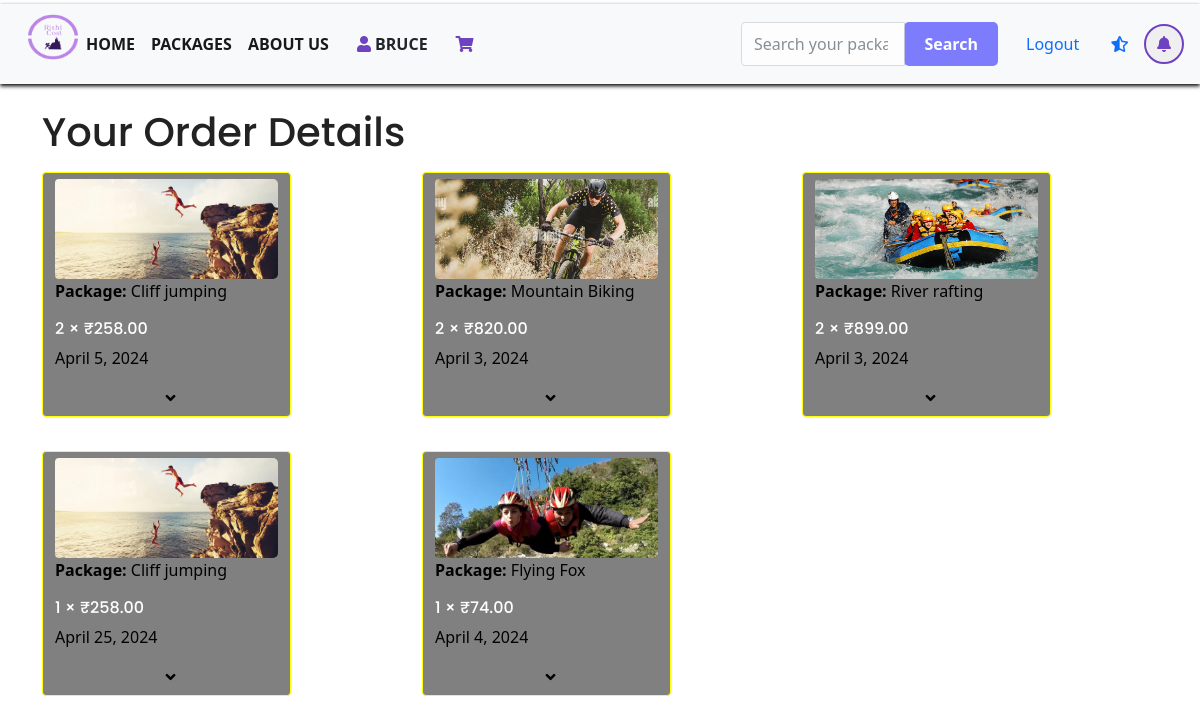
Screenshot of /cart/orderview (signed in) with the database file from the repository.
### cart/models.py (models this page shows, shortened)
class Order(models.Model):
    package = models.ForeignKey(AdventurePackage, on_delete=models.CASCADE)
    user = models.ForeignKey(User, on_delete=models.CASCADE)
    no_of_persons = models.IntegerField()
    address = models.TextField(max_length=200)
    phone = models.CharField(max_length=200)
    order_status = models.CharField(max_length=30, default="pending")
    is_completed = models.BooleanField(default=False)
    selected_date = models.DateField()
    date_added = models.DateTimeField(auto_now=True)
    def accommodation_subtotal(self):
        if self.package.accommodation_price_per_person:
            return self.no_of_persons * self.package.accommodation_price_per_person
        else:
            return 0
    def subtotal(self):
        return self.no_of_persons * self.package.price
    def total(self):
        return self.subtotal() + self.accommodation_subtotal()

### app1/models.py (models this page shows, shortened)
class AdventurePackage(models.Model):
    name = models.CharField(max_length=100)
    description = models.TextField()
    price = models.DecimalField(max_digits=10, decimal_places=2)
    image = models.ImageField(upload_to='adventure_package_images/')
    image1 = models.ImageField(upload_to='adventure_package_images/')
    location = models.CharField(max_length=100, null=True, blank=True)
    accommodation_price_per_person = models.DecimalField(max_digits=10, decimal_places=2, null=True,
                                                         blank=True)  # Add this line

### cart/views.py (the view)
# urls.py: path('orderview',views.order_view,name="orderview"),
def order_view(request):
    user = request.user
    o = Order.objects.filter(user=user)
    return render(request,'cart/order_view.html', {'o': o,'u':user.username})

### cart/context_processors.py (called while the page is built)
def menu_links(request):
    user = request.user
    context = {}
    if user.is_authenticated:
        orders = Order.objects.filter(user=user)
        user_has_rated = set(Rating.objects.filter(user=user, has_rated=True).values_list('package__id', flat=True))
        for order in orders:
            order.user_has_rated = order.package_id in user_has_rated
        context['orders'] = orders
        user_ratings = Rating.objects.filter(user=user)
        context['user_ratings'] = user_ratings
    return context

### templates/cart/order_view.html (shortened to what this page needs)
<!DOCTYPE html>
{% extends 'base.html' %}
{% load static %}
{% block content %}
<link rel="stylesheet" href="https://cdnjs.cloudflare.com/ajax/libs/font-awesome/5.15.4/css/all.min.css">
<div class="container">
    <h1 class="mt-4 mb-3">Your Order Details</h1>
    <div class="row">
        {% for order in o %}
        <div class="col-md-4">
            <div class="mb-4">
                <button class="btn btn-custom" type="button" data-bs-toggle="collapse" data-bs-target="#collapseDetails{{ order.id }}" aria-expanded="false" aria-controls="collapseDetails{{ order.id }}">
                    <div class="row">
                        <div class="col-md-12">
                            <img src="{{ order.package.image.url }}" class="img-fluid img-custom rounded-start" alt="Package Image">
                        </div>
                    </div>
                    <div class="row">
                        <div class="col-md-12">
                            <div style="text-align: left;">
                                <p><strong>Package:</strong> {{ order.package.name }}</p>
                                <h6>{{ order.no_of_persons }} × ₹{{ order.package.price }}</h6>
                                <p>{{ order.selected_date }}</p>
                            </div>
                        </div>
                    </div>
                </button>
            </div>
        </div>
        {% endfor %}
    </div>
</div>
{% endblock %}

### templates/base.html (shortened to what this page needs)
<!DOCTYPE html>
<html lang="en">
{% load static %}
<head>
    <link href="https://cdn.jsdelivr.net/npm/bootstrap@5.0.2/dist/css/bootstrap.min.css" rel="stylesheet">
    <link rel="stylesheet" href="{% static 'assests/mycss/style.css' %}">
         <link href="https://cdn.jsdelivr.net/npm/bootstrap@5.0.2/dist/css/bootstrap.min.css" rel="stylesheet">
    <link href="https://cdn.jsdelivr.net/npm/bootstrap@5.0.0-beta1/dist/css/bootstrap.min.css" rel="stylesheet">
    <link rel="stylesheet" href="https://cdnjs.cloudflare.com/ajax/libs/font-awesome/5.15.3/css/all.min.css">
 <link href="https://cdn.jsdelivr.net/npm/bootstrap-icons@1.8.1/font/bootstrap-icons.css" rel="stylesheet">
    <link href="https://unpkg.com/aos@2.3.1/dist/aos.css" rel="stylesheet">
			<link rel="stylesheet" href="{% static 'assests/css/linearicons.css' %}">
			<link rel="stylesheet" href="{% static 'assests/css/font-awesome.min.css' %}">
			<link rel="stylesheet" href="{% static 'assests/css/bootstrap.css' %}">
			<link rel="stylesheet" href="{% static 'assests/css/magnific-popup.css' %}">
			<link rel="stylesheet" href="{% static 'assests/css/animate.min.css' %}">
			<link rel="stylesheet" href="{% static 'assests/css/owl.carousel.css' %}">
			<link rel="stylesheet" href="{% static 'assests/css/main.css' %}">
		 <link href="https://cdn.jsdelivr.net/npm/bootstrap@5.0.2/dist/css/bootstrap.min.css" rel="stylesheet">
    <link rel="stylesheet" href="https://cdnjs.cloudflare.com/ajax/libs/font-awesome/6.4.2/css/all.min.css" />
</head>
<body>
<header>
    <nav class="navbar navbar-expand-lg navbar-light bg-light mt-1" style=" box-shadow: 0 2px 4px rgba(0, 0, 0, 4.1);" >
        <div class="container-fluid" >
            <div class="collapse navbar-collapse" id="navbarSupportedContent">
                <ul class="navbar-nav me-auto mb-2 mb-lg-0">
                     <li class="nav-item">
                         <img src="{% static 'images/rc.png' %}" alt="Your Logo" width="50" height="50">
                    </li>
                    <li class="nav-item">
                        <a class="nav-link active" aria-current="page" href="{% url 'app1:home' %}">Home</a>
                    </li>
                     <li class="nav-item">
                        <a class="nav-link active" aria-current="page" href="{% url 'app1:packages' %}">Packages</a>
                    </li>
                     <li class="nav-item">
                        <a class="nav-link active" aria-current="page" href="{% url 'app1:about' %}">About Us</a>
                    </li>
                        {% if user.is_authenticated %}
                    <a><i class="fas fa-user" style="color: #6f42c1;"> </i> {{ user.first_name }}</a>
                    <a class="nav-link" href="{% url 'cart:cart_view' %}">
                        <i class="fas fa-shopping-cart" style="color: #6f42c1;"></i>
                    </a>
                        {% endif %}
        </div>
                    <form class="form-inline" method="POST" action="{% url 'search:searchresult' %}">
      <div class="input-group">
        <input class="form-control" type="search" name="q" placeholder="Search your packages" aria-label="Search">
        <div class="input-group-append">
          <button class="attractive-btn" type="submit">Search</button>
        </div>
      </div>
      </form>
            </div>
                        {% if user.is_authenticated %}
                         <a class="nav-item">
                        <a class="nav-link active" aria-current="page" href="{% url 'UserAuthentication:logout' %}">Logout</a>
                    </a>
                        {% endif %}
                    <a class="nav-link" href="{% url 'app1:review' %}">
                        <i class="fas fa-star-half-alt thank-you-icon-review"></i>
                    </a>
        <div>
 <button style="color:#6f42c1;border-radius: 50%; width: 40px; height: 40px; border: 2px solid #6f42c1;"
         type="button" data-bs-toggle="offcanvas" data-bs-target="#offcanvasRight"
         aria-controls="offcanvasRight" >
        <i class="fas fa-bell"></i>
    </button>
</div>
    </nav>
</header>
{% block content %}
{% endblock %}
</body>
</html>

### static/assests/mycss/style.css (style rules this page uses)
body { background-color: #E3F5FD; color: #333; font-family: 'Arial', sans-serif; font-size: 16px; line-height: 1.6; margin: 0; padding-bottom: 70px; }
.navbar { box-shadow: 0 2px 4px rgba(0, 0, 0, 4.1); }
.form-control { background-color: transparent; border: 1px solid transparent; border-radius: 5px; padding: 8px; width: 100%; box-sizing: border-box; }
.form-control { background-color: rgba(0, 255, 0, 0.5); border: 1px solid rgba(0, 255, 255, 0.5); width: 100%; padding: 8px; margin-bottom: 10px; border: 1px solid #ccc; border-radius: 3px; opacity: .8; }
.attractive-btn { background-color: rgba(2, 0, 255, 0.5); border: none; border-radius: 5px; padding: 10px 20px; color: #fff; font-weight: bold; cursor: pointer; transition: background-color 0.3s; animation: light-travel 2s infinite; }

### static/assests/css/main.css (style rules this page uses)
body { color: #777777; font-family: "Poppins", sans-serif; font-size: 14px; font-weight: 300; line-height: 1.625em; position: relative; }
ol, ul { margin: 0; padding: 0; list-style: none; }
a { -webkit-transition: all 0.3s ease 0s; -moz-transition: all 0.3s ease 0s; -o-transition: all 0.3s ease 0s; transition: all 0.3s ease 0s; }
a, a:focus, a:hover { text-decoration: none; outline: 0; }
h1, h2, h3, h4, h5, h6 { font-family: "Poppins", sans-serif; color: #222222; line-height: 1.2em !important; margin-bottom: 0; margin-top: 0; font-weight: 600; }
h1, .h1 { font-size: 36px; }
h6, .h6 { font-size: 14px; color: #222222; }
h1 { font-size: 36px; }
h6 { font-size: 14px; }
h1, h2, h3, h4, h5, h6 { line-height: 1.5em; }
.navbar-nav a { text-transform: uppercase; font-weight: 600; color: #fff; padding: 20px; }
h6 { color: #fff; margin-bottom: 25px; font-size: 18px; font-weight: 600; }

### templates/cart/order_view.html (style rules this page uses)
.btn-custom { background-color: grey; border-color: yellow; color: black; width: 70%; margin-bottom: 10px; }
.img-custom { height: 100px; width: 100%; object-fit: cover; border-radius: 5px; }

### rows the page displays
Order: package.image (picture), package.name "Cliff jumping", no_of_persons "2", package.price "258.00", selected_date "April 5, 2024"
Order: package.image (picture), package.name "Mountain Biking", no_of_persons "2", package.price "820.00", selected_date "April 3, 2024"
Order: package.image (picture), package.name "River rafting", no_of_persons "2", package.price "899.00", selected_date "April 3, 2024"
Order: package.image (picture), package.name "Cliff jumping", no_of_persons "1", package.price "258.00", selected_date "April 25, 2024"
Order: package.image (picture), package.name "Flying Fox", no_of_persons "1", package.price "74.00", selected_date "April 4, 2024"

### other values shown
{{ user.first_name }} "BRUCE"
